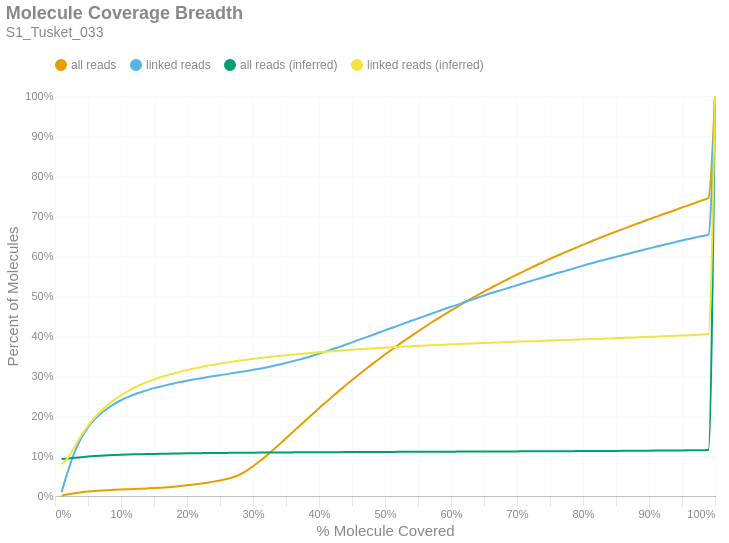

Notebook source saved alongside this figure:
### Markdown cell above
### Molecule Read Coverage
This chart shows molecule coverage breadth as computed by the number of bases aligned to that molecule. In other words, "*how much of each unique long molecule is actually sequenced/aligned?*" Keep in mind there is a distinction between sequences and alignments, since some sequences belonging to a particular molecule may not align well and wouldn't appear in the alignment data. This chart also shows molecule coverage breadth as computed by the *inferred fragment* from which the aligned sequences originate. Unlike read coverage, this calculation takes into account the total insert size, including unsequenced gaps between the forward and reverse reads. Like the previous figures, these are cumulative percents.

### Code cell
if SKIPLR:
    print_html(f"Skipped")
else:
    binned_df = consolidated_hist(valids['coverage_bp'], mask, 0.01, True)
    binned_df_inf = consolidated_hist(valids['coverage_inserts'], mask, 0.01, True)
    binned_df = binned_df.with_columns(pl.lit(binned_df_inf['all reads (cumsum)']).alias('all reads (inferred)'))
    binned_df = binned_df.with_columns(pl.lit(binned_df_inf['linked reads (cumsum)']).alias('linked reads (inferred)'))
    binned_df = binned_df.with_columns(
        (pl.col('bin').cast(pl.Float64) + 0.01).alias('right_edge')
    )

    with SafeRender(binned_df):
        (
            density_plot(binned_df, 'Molecule Coverage Breadth', samplename, 'molcov', ['all reads (inferred)','linked reads (inferred)'])
            .encode(
                #x=alt.X('bin:Q', title="% Molecule Covered").axis(format = '%').scale(padding=0),
                x=alt.X('right_edge:Q', title="% Molecule Covered").axis(format='%').scale(padding=0),
                y=alt.Y('value:Q', title='Percent of Molecules')
                    .axis(format='%')
                    .stack(False)
                    .scale(domainMin=0, padding=0),
                color=alt.Color("key:N").scale(domain = ["all reads", "linked reads", "all reads (inferred)", "linked reads (inferred)"]),
                tooltip = [
                    alt.Tooltip("key:N", title = "Data Type"),
                    alt.Tooltip("range_label:N", title="% Molecule Covered"),
                    alt.Tooltip("value:Q", format = ".2%", title="% Molecules")
                ]
            )
        ).display()

### Figure 1 — Vega-Lite specification as saved in the notebook (floating-point values rounded to 4 significant figures)
{"width": "container", "height": 400, "config": {"title": {"anchor": "start", "dy": -15, "fontSize": 18, "color": "#888888", "subtitleColor": "#888888", "subtitleFontSize": 14}, "arc": {"fill": "#0072B2"}, "axis": {"domainColor": "#888888", "domainWidth": 0.5, "gridWidth": 0.2, "grid": false, "titleFontWeight": 400, "titleFontSize": 15, "labelFontSize": 11, "labelColor": "#888888", "tickColor": "#888888", "tickWidth": 0.2, "titleColor": "#888888"}, "axisBand": {"grid": false}, "axisX": {"grid": true, "tickSize": 10, "domainCap": "round"}, "axisY": {"domain": false, "grid": true, "tickSize": 0, "domainCap": "round"}, "background": "transparent", "header": {"labelFontSize": 15, "labelColor": "#888888", "titleFontSize": 15, "titleFontWeight": 600, "titleColor": "#888888"}, "legend": {"labelFont": "sans-serif", "labelFontSize": 12, "labelColor": "#888888", "symbolSize": 100, "symbolType": "circle", "titleFontSize": 12, "titlePadding": 10, "titleColor": "#888888", "title": null, "orient": "top"}, "range": {"category": ["#E69F00", "#56B4E9", "#009E73", "#F0E442", "#0072B2", "#D55E00", "#CC79A7", "#000000"], "diverging": ["#cfe8f3", "#a2d4ec", "#73bfe2", "#46abdb", "#1696d2", "#12719e"]}, "area": {"fill": "#0072B2", "fillOpacity": 0.7, "line": true, "strokeOpacity": 0.7}, "line": {"color": "#0072B2", "stroke": "#0072B2", "strokeWidth": 2}, "trail": {"color": "#0072B2", "stroke": "#0072B2", "strokeWidth": 0, "size": 1}, "point": {"filled": true, "fillOpacity": 1.0, "size": 95}, "text": {"color": "#888888", "fontSize": 11, "align": "right", "fontWeight": 400, "size": 11}, "bar": {"fill": "#0072B2", "stroke": null}, "view": {"stroke": null, "continuousWidth": 660, "continuousHeight": 400}}, "data": {"name": "data-fac001e79fef2041356a577d51e2aa57"}, "mark": {"type": "line", "interpolate": "monotone", "point": {"opacity": 0, "size": 275}}, "encoding": {"color": {"field": "key", "scale": {"domain": ["all reads", "linked reads", "all reads (inferred)", "linked reads (inferred)"]}, "type": "nominal"}, "tooltip": [{"field": "key", "title": "Data Type", "type": "nominal"}, {"field": "range_label", "title": "% Molecule Covered", "type": "nominal"}, {"field": "value", "format": ".2%", "title": "% Molecules", "type": "quantitative"}], "x": {"axis": {"format": "%"}, "field": "right_edge", "scale": {"padding": 0}, "title": "% Molecule Covered", "type": "quantitative"}, "y": {"axis": {"format": "%"}, "field": "value", "scale": {"domainMin": 0, "padding": 0}, "stack": false, "title": "Percent of Molecules", "type": "quantitative"}}, "params": [{"name": "param_c36ac31b6afebe62", "select": {"type": "point", "fields": ["key"]}, "bind": "legend"}], "title": {"text": "Molecule Coverage Breadth", "subtitle": "S1_Tusket_033"}, "transform": [{"fold": ["all reads (cumsum)", "linked reads (cumsum)", "all reads (inferred)", "linked reads (inferred)"]}, {"calculate": "replace(datum.key, ' (cumsum)', '')", "as": "key"}, {"filter": {"param": "param_c36ac31b6afebe62"}}], "usermeta": {"embedOptions": {"downloadFileName": "S1_Tusket_033.molcov"}}, "$schema": "https://vega.github.io/schema/vega-lite/v6.1.0.json", "datasets": {"data-fac001e79fef2041356a577d51e2aa57": [{"bin": "0.0", "interval": "0.0-0.01", "all reads": 0.0007623, "linked reads": 0.009607, "all reads (cumsum)": 0.0007623, "linked reads (cumsum)": 0.009607, "range_label": "0.0-0.01", "all reads (inferred)": 0.09265, "linked reads (inferred)": 0.0796, "right_edge": 0.01}, {"bin": "0.01", "interval": "0.01-0.02", "all reads": 0.003409, "linked reads": 0.05435, "all reads (cumsum)": 0.004171, "linked reads (cumsum)": 0.06395, "range_label": "0.01-0.02", "all reads (inferred)": 0.09374, "linked reads (inferred)": 0.09669, "right_edge": 0.02}, {"bin": "0.02", "interval": "0.02-0.03", "all reads": 0.002957, "linked reads": 0.04723, "all reads (cumsum)": 0.007128, "linked reads (cumsum)": 0.1112, "range_label": "0.02-0.03", "all reads (inferred)": 0.0954, "linked reads (inferred)": 0.1244, "right_edge": 0.03}, {"bin": "0.03", "interval": "0.03-0.04", "all reads": 0.002253, "linked reads": 0.03429, "all reads (cumsum)": 0.009381, "linked reads (cumsum)": 0.1455, "range_label": "0.03-0.04", "all reads (inferred)": 0.09702, "linked reads (inferred)": 0.1519, "right_edge": 0.04}, {"bin": "0.04", "interval": "0.04-0.05", "all reads": 0.001707, "linked reads": 0.0262, "all reads (cumsum)": 0.01109, "linked reads (cumsum)": 0.1717, "range_label": "0.04-0.05", "all reads (inferred)": 0.09849, "linked reads (inferred)": 0.1753, "right_edge": 0.05}, {"bin": "0.05", "interval": "0.05-0.06", "all reads": 0.001385, "linked reads": 0.01982, "all reads (cumsum)": 0.01247, "linked reads (cumsum)": 0.1915, "range_label": "0.05-0.06", "all reads (inferred)": 0.09971, "linked reads (inferred)": 0.196, "right_edge": 0.06}, {"bin": "0.06", "interval": "0.06-0.07", "all reads": 0.001076, "linked reads": 0.01541, "all reads (cumsum)": 0.01355, "linked reads (cumsum)": 0.2069, "range_label": "0.06-0.07", "all reads (inferred)": 0.1007, "linked reads (inferred)": 0.2129, "right_edge": 0.07}, {"bin": "0.07", "interval": "0.07-0.08", "all reads": 0.0009401, "linked reads": 0.01258, "all reads (cumsum)": 0.01449, "linked reads (cumsum)": 0.2195, "range_label": "0.07-0.08", "all reads (inferred)": 0.1016, "linked reads (inferred)": 0.2281, "right_edge": 0.08}, {"bin": "0.08", "interval": "0.08-0.09", "all reads": 0.000865, "linked reads": 0.01095, "all reads (cumsum)": 0.01535, "linked reads (cumsum)": 0.2305, "range_label": "0.08-0.09", "all reads (inferred)": 0.1023, "linked reads (inferred)": 0.241, "right_edge": 0.09}, {"bin": "0.09", "interval": "0.09-0.1", "all reads": 0.0007825, "linked reads": 0.008878, "all reads (cumsum)": 0.01614, "linked reads (cumsum)": 0.2393, "range_label": "0.09-0.1", "all reads (inferred)": 0.103, "linked reads (inferred)": 0.2518, "right_edge": 0.1}, {"bin": "0.1", "interval": "0.1-0.11", "all reads": 0.0007522, "linked reads": 0.007754, "all reads (cumsum)": 0.01689, "linked reads (cumsum)": 0.2471, "range_label": "0.1-0.11", "all reads (inferred)": 0.1036, "linked reads (inferred)": 0.2619, "right_edge": 0.11}, {"bin": "0.11", "interval": "0.11-0.12", "all reads": 0.000739, "linked reads": 0.006789, "all reads (cumsum)": 0.01763, "linked reads (cumsum)": 0.2539, "range_label": "0.11-0.12", "all reads (inferred)": 0.1041, "linked reads (inferred)": 0.2707, "right_edge": 0.12}, {"bin": "0.12", "interval": "0.12-0.13", "all reads": 0.0006872, "linked reads": 0.005659, "all reads (cumsum)": 0.01831, "linked reads (cumsum)": 0.2595, "range_label": "0.12-0.13", "all reads (inferred)": 0.1045, "linked reads (inferred)": 0.2783, "right_edge": 0.13}, {"bin": "0.13", "interval": "0.13-0.14", "all reads": 0.0007341, "linked reads": 0.005242, "all reads (cumsum)": 0.01905, "linked reads (cumsum)": 0.2648, "range_label": "0.13-0.14", "all reads (inferred)": 0.1049, "linked reads (inferred)": 0.2851, "right_edge": 0.14}, {"bin": "0.14", "interval": "0.14-0.15", "all reads": 0.0007789, "linked reads": 0.004842, "all reads (cumsum)": 0.01983, "linked reads (cumsum)": 0.2696, "range_label": "0.14-0.15", "all reads (inferred)": 0.1053, "linked reads (inferred)": 0.2911, "right_edge": 0.15}, {"bin": "0.15", "interval": "0.15-0.16", "all reads": 0.0008996, "linked reads": 0.004222, "all reads (cumsum)": 0.02073, "linked reads (cumsum)": 0.2738, "range_label": "0.15-0.16", "all reads (inferred)": 0.1056, "linked reads (inferred)": 0.2967, "right_edge": 0.16}, {"bin": "0.16", "interval": "0.16-0.17", "all reads": 0.001133, "linked reads": 0.003981, "all reads (cumsum)": 0.02186, "linked reads (cumsum)": 0.2778, "range_label": "0.16-0.17", "all reads (inferred)": 0.1059, "linked reads (inferred)": 0.3019, "right_edge": 0.17}, {"bin": "0.17", "interval": "0.17-0.18", "all reads": 0.001347, "linked reads": 0.003499, "all reads (cumsum)": 0.02321, "linked reads (cumsum)": 0.2813, "range_label": "0.17-0.18", "all reads (inferred)": 0.1062, "linked reads (inferred)": 0.3065, "right_edge": 0.18}, {"bin": "0.18", "interval": "0.18-0.19", "all reads": 0.001568, "linked reads": 0.003614, "all reads (cumsum)": 0.02477, "linked reads (cumsum)": 0.2849, "range_label": "0.18-0.19", "all reads (inferred)": 0.1064, "linked reads (inferred)": 0.311, "right_edge": 0.19}, {"bin": "0.19", "interval": "0.19-0.2", "all reads": 0.001822, "linked reads": 0.003126, "all reads (cumsum)": 0.0266, "linked reads (cumsum)": 0.2881, "range_label": "0.19-0.2", "all reads (inferred)": 0.1067, "linked reads (inferred)": 0.3148, "right_edge": 0.2}, {"bin": "0.2", "interval": "0.2-0.21", "all reads": 0.001993, "linked reads": 0.003126, "all reads (cumsum)": 0.02859, "linked reads (cumsum)": 0.2912, "range_label": "0.2-0.21", "all reads (inferred)": 0.1069, "linked reads (inferred)": 0.3187, "right_edge": 0.21}, {"bin": "0.21", "interval": "0.21-0.22", "all reads": 0.002205, "linked reads": 0.002813, "all reads (cumsum)": 0.03079, "linked reads (cumsum)": 0.294, "range_label": "0.21-0.22", "all reads (inferred)": 0.1071, "linked reads (inferred)": 0.322, "right_edge": 0.22}, {"bin": "0.22", "interval": "0.22-0.23", "all reads": 0.002448, "linked reads": 0.002917, "all reads (cumsum)": 0.03324, "linked reads (cumsum)": 0.2969, "range_label": "0.22-0.23", "all reads (inferred)": 0.1073, "linked reads (inferred)": 0.3254, "right_edge": 0.23}, {"bin": "0.23", "interval": "0.23-0.24", "all reads": 0.002674, "linked reads": 0.002649, "all reads (cumsum)": 0.03591, "linked reads (cumsum)": 0.2996, "range_label": "0.23-0.24", "all reads (inferred)": 0.1075, "linked reads (inferred)": 0.3283, "right_edge": 0.24}, {"bin": "0.24", "interval": "0.24-0.25", "all reads": 0.003024, "linked reads": 0.002561, "all reads (cumsum)": 0.03894, "linked reads (cumsum)": 0.3021, "range_label": "0.24-0.25", "all reads (inferred)": 0.1076, "linked reads (inferred)": 0.331, "right_edge": 0.25}, {"bin": "0.25", "interval": "0.25-0.26", "all reads": 0.003469, "linked reads": 0.002583, "all reads (cumsum)": 0.04241, "linked reads (cumsum)": 0.3047, "range_label": "0.25-0.26", "all reads (inferred)": 0.1078, "linked reads (inferred)": 0.3337, "right_edge": 0.26}, {"bin": "0.26", "interval": "0.26-0.27", "all reads": 0.004618, "linked reads": 0.002725, "all reads (cumsum)": 0.04703, "linked reads (cumsum)": 0.3074, "range_label": "0.26-0.27", "all reads (inferred)": 0.108, "linked reads (inferred)": 0.3364, "right_edge": 0.27}, {"bin": "0.27", "interval": "0.27-0.28", "all reads": 0.00677, "linked reads": 0.002468, "all reads (cumsum)": 0.0538, "linked reads (cumsum)": 0.3099, "range_label": "0.27-0.28", "all reads (inferred)": 0.1081, "linked reads (inferred)": 0.3386, "right_edge": 0.28}, {"bin": "0.28", "interval": "0.28-0.29", "all reads": 0.009247, "linked reads": 0.002665, "all reads (cumsum)": 0.06304, "linked reads (cumsum)": 0.3126, "range_label": "0.28-0.29", "all reads (inferred)": 0.1083, "linked reads (inferred)": 0.3409, "right_edge": 0.29}, {"bin": "0.29", "interval": "0.29-0.3", "all reads": 0.01125, "linked reads": 0.00289, "all reads (cumsum)": 0.07429, "linked reads (cumsum)": 0.3155, "range_label": "0.29-0.3", "all reads (inferred)": 0.1084, "linked reads (inferred)": 0.3429, "right_edge": 0.3}, {"bin": "0.3", "interval": "0.3-0.31", "all reads": 0.01237, "linked reads": 0.002923, "all reads (cumsum)": 0.08666, "linked reads (cumsum)": 0.3184, "range_label": "0.3-0.31", "all reads (inferred)": 0.1085, "linked reads (inferred)": 0.3447, "right_edge": 0.31}, {"bin": "0.31", "interval": "0.31-0.32", "all reads": 0.0135, "linked reads": 0.003093, "all reads (cumsum)": 0.1002, "linked reads (cumsum)": 0.3215, "range_label": "0.31-0.32", "all reads (inferred)": 0.1086, "linked reads (inferred)": 0.3466, "right_edge": 0.32}, {"bin": "0.32", "interval": "0.32-0.33", "all reads": 0.01444, "linked reads": 0.003586, "all reads (cumsum)": 0.1146, "linked reads (cumsum)": 0.3251, "range_label": "0.32-0.33", "all reads (inferred)": 0.1087, "linked reads (inferred)": 0.3485, "right_edge": 0.33}, {"bin": "0.33", "interval": "0.33-0.34", "all reads": 0.01464, "linked reads": 0.003767, "all reads (cumsum)": 0.1292, "linked reads (cumsum)": 0.3288, "range_label": "0.33-0.34", "all reads (inferred)": 0.1089, "linked reads (inferred)": 0.3505, "right_edge": 0.34}, {"bin": "0.34", "interval": "0.34-0.35", "all reads": 0.01493, "linked reads": 0.003855, "all reads (cumsum)": 0.1442, "linked reads (cumsum)": 0.3327, "range_label": "0.34-0.35", "all reads (inferred)": 0.109, "linked reads (inferred)": 0.352, "right_edge": 0.35}, {"bin": "0.35", "interval": "0.35-0.36", "all reads": 0.0151, "linked reads": 0.003981, "all reads (cumsum)": 0.1593, "linked reads (cumsum)": 0.3367, "range_label": "0.35-0.36", "all reads (inferred)": 0.1091, "linked reads (inferred)": 0.3536, "right_edge": 0.36}, {"bin": "0.36", "interval": "0.36-0.37", "all reads": 0.01513, "linked reads": 0.00425, "all reads (cumsum)": 0.1744, "linked reads (cumsum)": 0.3409, "range_label": "0.36-0.37", "all reads (inferred)": 0.1092, "linked reads (inferred)": 0.3552, "right_edge": 0.37}, {"bin": "0.37", "interval": "0.37-0.38", "all reads": 0.01506, "linked reads": 0.004634, "all reads (cumsum)": 0.1895, "linked reads (cumsum)": 0.3455, "range_label": "0.37-0.38", "all reads (inferred)": 0.1092, "linked reads (inferred)": 0.3565, "right_edge": 0.38}, {"bin": "0.38", "interval": "0.38-0.39", "all reads": 0.01492, "linked reads": 0.005127, "all reads (cumsum)": 0.2044, "linked reads (cumsum)": 0.3507, "range_label": "0.38-0.39", "all reads (inferred)": 0.1093, "linked reads (inferred)": 0.3581, "right_edge": 0.39}, {"bin": "0.39", "interval": "0.39-0.4", "all reads": 0.01506, "linked reads": 0.005259, "all reads (cumsum)": 0.2194, "linked reads (cumsum)": 0.3559, "range_label": "0.39-0.4", "all reads (inferred)": 0.1094, "linked reads (inferred)": 0.3595, "right_edge": 0.4}, {"bin": "0.4", "interval": "0.4-0.41", "all reads": 0.01429, "linked reads": 0.005072, "all reads (cumsum)": 0.2337, "linked reads (cumsum)": 0.361, "range_label": "0.4-0.41", "all reads (inferred)": 0.1095, "linked reads (inferred)": 0.3608, "right_edge": 0.41}, {"bin": "0.41", "interval": "0.41-0.42", "all reads": 0.01439, "linked reads": 0.005884, "all reads (cumsum)": 0.2481, "linked reads (cumsum)": 0.3669, "range_label": "0.41-0.42", "all reads (inferred)": 0.1096, "linked reads (inferred)": 0.3621, "right_edge": 0.42}, {"bin": "0.42", "interval": "0.42-0.43", "all reads": 0.01408, "linked reads": 0.005248, "all reads (cumsum)": 0.2622, "linked reads (cumsum)": 0.3721, "range_label": "0.42-0.43", "all reads (inferred)": 0.1097, "linked reads (inferred)": 0.3633, "right_edge": 0.43}, {"bin": "0.43", "interval": "0.43-0.44", "all reads": 0.01385, "linked reads": 0.005966, "all reads (cumsum)": 0.2761, "linked reads (cumsum)": 0.3781, "range_label": "0.43-0.44", "all reads (inferred)": 0.1098, "linked reads (inferred)": 0.3644, "right_edge": 0.44}, {"bin": "0.44", "interval": "0.44-0.45", "all reads": 0.0137, "linked reads": 0.006015, "all reads (cumsum)": 0.2898, "linked reads (cumsum)": 0.3841, "range_label": "0.44-0.45", "all reads (inferred)": 0.1098, "linked reads (inferred)": 0.3655, "right_edge": 0.45}, {"bin": "0.45", "interval": "0.45-0.46", "all reads": 0.01349, "linked reads": 0.006059, "all reads (cumsum)": 0.3032, "linked reads (cumsum)": 0.3902, "range_label": "0.45-0.46", "all reads (inferred)": 0.1099, "linked reads (inferred)": 0.3667, "right_edge": 0.46}, {"bin": "0.46", "interval": "0.46-0.47", "all reads": 0.01297, "linked reads": 0.005845, "all reads (cumsum)": 0.3162, "linked reads (cumsum)": 0.396, "range_label": "0.46-0.47", "all reads (inferred)": 0.11, "linked reads (inferred)": 0.3679, "right_edge": 0.47}, {"bin": "0.47", "interval": "0.47-0.48", "all reads": 0.0129, "linked reads": 0.005966, "all reads (cumsum)": 0.3291, "linked reads (cumsum)": 0.402, "range_label": "0.47-0.48", "all reads (inferred)": 0.1101, "linked reads (inferred)": 0.3689, "right_edge": 0.48}, {"bin": "0.48", "interval": "0.48-0.49", "all reads": 0.0121, "linked reads": 0.006059, "all reads (cumsum)": 0.3412, "linked reads (cumsum)": 0.408, "range_label": "0.48-0.49", "all reads (inferred)": 0.1101, "linked reads (inferred)": 0.3699, "right_edge": 0.49}, {"bin": "0.49", "interval": "0.49-0.5", "all reads": 0.01321, "linked reads": 0.006043, "all reads (cumsum)": 0.3544, "linked reads (cumsum)": 0.4141, "range_label": "0.49-0.5", "all reads (inferred)": 0.1102, "linked reads (inferred)": 0.3709, "right_edge": 0.5}, {"bin": "0.5", "interval": "0.5-0.51", "all reads": 0.011, "linked reads": 0.005774, "all reads (cumsum)": 0.3654, "linked reads (cumsum)": 0.4199, "range_label": "0.5-0.51", "all reads (inferred)": 0.1103, "linked reads (inferred)": 0.3718, "right_edge": 0.51}, {"bin": "0.51", "interval": "0.51-0.52", "all reads": 0.01222, "linked reads": 0.006229, "all reads (cumsum)": 0.3776, "linked reads (cumsum)": 0.4261, "range_label": "0.51-0.52", "all reads (inferred)": 0.1103, "linked reads (inferred)": 0.3727, "right_edge": 0.52}, {"bin": "0.52", "interval": "0.52-0.53", "all reads": 0.01151, "linked reads": 0.006125, "all reads (cumsum)": 0.3891, "linked reads (cumsum)": 0.4322, "range_label": "0.52-0.53", "all reads (inferred)": 0.1104, "linked reads (inferred)": 0.3735, "right_edge": 0.53}, {"bin": "0.53", "interval": "0.53-0.54", "all reads": 0.01135, "linked reads": 0.005796, "all reads (cumsum)": 0.4005, "linked reads (cumsum)": 0.438, "range_label": "0.53-0.54", "all reads (inferred)": 0.1105, "linked reads (inferred)": 0.3745, "right_edge": 0.54}, {"bin": "0.54", "interval": "0.54-0.55", "all reads": 0.01094, "linked reads": 0.005884, "all reads (cumsum)": 0.4114, "linked reads (cumsum)": 0.4439, "range_label": "0.54-0.55", "all reads (inferred)": 0.1106, "linked reads (inferred)": 0.3753, "right_edge": 0.55}, {"bin": "0.55", "interval": "0.55-0.56", "all reads": 0.01102, "linked reads": 0.005922, "all reads (cumsum)": 0.4225, "linked reads (cumsum)": 0.4498, "range_label": "0.55-0.56", "all reads (inferred)": 0.1106, "linked reads (inferred)": 0.3761, "right_edge": 0.56}, {"bin": "0.56", "interval": "0.56-0.57", "all reads": 0.01074, "linked reads": 0.005889, "all reads (cumsum)": 0.4332, "linked reads (cumsum)": 0.4557, "range_label": "0.56-0.57", "all reads (inferred)": 0.1107, "linked reads (inferred)": 0.3769, "right_edge": 0.57}, {"bin": "0.57", "interval": "0.57-0.58", "all reads": 0.01021, "linked reads": 0.005939, "all reads (cumsum)": 0.4434, "linked reads (cumsum)": 0.4616, "range_label": "0.57-0.58", "all reads (inferred)": 0.1108, "linked reads (inferred)": 0.3777, "right_edge": 0.58}, {"bin": "0.58", "interval": "0.58-0.59", "all reads": 0.01028, "linked reads": 0.005873, "all reads (cumsum)": 0.4537, "linked reads (cumsum)": 0.4675, "range_label": "0.58-0.59", "all reads (inferred)": 0.1108, "linked reads (inferred)": 0.3784, "right_edge": 0.59}, {"bin": "0.59", "interval": "0.59-0.6", "all reads": 0.01021, "linked reads": 0.005445, "all reads (cumsum)": 0.4639, "linked reads (cumsum)": 0.473, "range_label": "0.59-0.6", "all reads (inferred)": 0.1109, "linked reads (inferred)": 0.3791, "right_edge": 0.6}, {"bin": "0.6", "interval": "0.6-0.61", "all reads": 0.00946, "linked reads": 0.005467, "all reads (cumsum)": 0.4734, "linked reads (cumsum)": 0.4784, "range_label": "0.6-0.61", "all reads (inferred)": 0.111, "linked reads (inferred)": 0.3798, "right_edge": 0.61}, {"bin": "0.61", "interval": "0.61-0.62", "all reads": 0.0098, "linked reads": 0.005845, "all reads (cumsum)": 0.4832, "linked reads (cumsum)": 0.4843, "range_label": "0.61-0.62", "all reads (inferred)": 0.111, "linked reads (inferred)": 0.3805, "right_edge": 0.62}, {"bin": "0.62", "interval": "0.62-0.63", "all reads": 0.009403, "linked reads": 0.00584, "all reads (cumsum)": 0.4926, "linked reads (cumsum)": 0.4901, "range_label": "0.62-0.63", "all reads (inferred)": 0.1111, "linked reads (inferred)": 0.3812, "right_edge": 0.63}, {"bin": "0.63", "interval": "0.63-0.64", "all reads": 0.009339, "linked reads": 0.00556, "all reads (cumsum)": 0.5019, "linked reads (cumsum)": 0.4957, "range_label": "0.63-0.64", "all reads (inferred)": 0.1112, "linked reads (inferred)": 0.3819, "right_edge": 0.64}, {"bin": "0.64", "interval": "0.64-0.65", "all reads": 0.00896, "linked reads": 0.005566, "all reads (cumsum)": 0.5109, "linked reads (cumsum)": 0.5012, "range_label": "0.64-0.65", "all reads (inferred)": 0.1112, "linked reads (inferred)": 0.3826, "right_edge": 0.65}, {"bin": "0.65", "interval": "0.65-0.66", "all reads": 0.009098, "linked reads": 0.00556, "all reads (cumsum)": 0.52, "linked reads (cumsum)": 0.5068, "range_label": "0.65-0.66", "all reads (inferred)": 0.1113, "linked reads (inferred)": 0.3832, "right_edge": 0.66}, {"bin": "0.66", "interval": "0.66-0.67", "all reads": 0.008546, "linked reads": 0.004897, "all reads (cumsum)": 0.5285, "linked reads (cumsum)": 0.5117, "range_label": "0.66-0.67", "all reads (inferred)": 0.1114, "linked reads (inferred)": 0.3839, "right_edge": 0.67}, {"bin": "0.67", "interval": "0.67-0.68", "all reads": 0.008559, "linked reads": 0.004919, "all reads (cumsum)": 0.5371, "linked reads (cumsum)": 0.5166, "range_label": "0.67-0.68", "all reads (inferred)": 0.1114, "linked reads (inferred)": 0.3846, "right_edge": 0.68}, {"bin": "0.68", "interval": "0.68-0.69", "all reads": 0.00833, "linked reads": 0.005056, "all reads (cumsum)": 0.5454, "linked reads (cumsum)": 0.5217, "range_label": "0.68-0.69", "all reads (inferred)": 0.1115, "linked reads (inferred)": 0.3851, "right_edge": 0.69}, {"bin": "0.69", "interval": "0.69-0.7", "all reads": 0.008341, "linked reads": 0.005171, "all reads (cumsum)": 0.5537, "linked reads (cumsum)": 0.5268, "range_label": "0.69-0.7", "all reads (inferred)": 0.1116, "linked reads (inferred)": 0.3857, "right_edge": 0.7}, {"bin": "0.7", "interval": "0.7-0.71", "all reads": 0.007972, "linked reads": 0.004946, "all reads (cumsum)": 0.5617, "linked reads (cumsum)": 0.5318, "range_label": "0.7-0.71", "all reads (inferred)": 0.1116, "linked reads (inferred)": 0.3862, "right_edge": 0.71}, {"bin": "0.71", "interval": "0.71-0.72", "all reads": 0.007842, "linked reads": 0.005253, "all reads (cumsum)": 0.5696, "linked reads (cumsum)": 0.537, "range_label": "0.71-0.72", "all reads (inferred)": 0.1117, "linked reads (inferred)": 0.3868, "right_edge": 0.72}, {"bin": "0.72", "interval": "0.72-0.73", "all reads": 0.007893, "linked reads": 0.005039, "all reads (cumsum)": 0.5774, "linked reads (cumsum)": 0.5421, "range_label": "0.72-0.73", "all reads (inferred)": 0.1118, "linked reads (inferred)": 0.3874, "right_edge": 0.73}, {"bin": "0.73", "interval": "0.73-0.74", "all reads": 0.007552, "linked reads": 0.004996, "all reads (cumsum)": 0.585, "linked reads (cumsum)": 0.5471, "range_label": "0.73-0.74", "all reads (inferred)": 0.1118, "linked reads (inferred)": 0.388, "right_edge": 0.74}, {"bin": "0.74", "interval": "0.74-0.75", "all reads": 0.007909, "linked reads": 0.004831, "all reads (cumsum)": 0.5929, "linked reads (cumsum)": 0.5519, "range_label": "0.74-0.75", "all reads (inferred)": 0.1119, "linked reads (inferred)": 0.3887, "right_edge": 0.75}, {"bin": "0.75", "interval": "0.75-0.76", "all reads": 0.007133, "linked reads": 0.004891, "all reads (cumsum)": 0.6, "linked reads (cumsum)": 0.5568, "range_label": "0.75-0.76", "all reads (inferred)": 0.112, "linked reads (inferred)": 0.3893, "right_edge": 0.76}, {"bin": "0.76", "interval": "0.76-0.77", "all reads": 0.007178, "linked reads": 0.004486, "all reads (cumsum)": 0.6072, "linked reads (cumsum)": 0.5613, "range_label": "0.76-0.77", "all reads (inferred)": 0.1121, "linked reads (inferred)": 0.3899, "right_edge": 0.77}, {"bin": "0.77", "interval": "0.77-0.78", "all reads": 0.007067, "linked reads": 0.004595, "all reads (cumsum)": 0.6143, "linked reads (cumsum)": 0.5659, "range_label": "0.77-0.78", "all reads (inferred)": 0.1122, "linked reads (inferred)": 0.3905, "right_edge": 0.78}, {"bin": "0.78", "interval": "0.78-0.79", "all reads": 0.006996, "linked reads": 0.004985, "all reads (cumsum)": 0.6213, "linked reads (cumsum)": 0.5709, "range_label": "0.78-0.79", "all reads (inferred)": 0.1122, "linked reads (inferred)": 0.3911, "right_edge": 0.79}, {"bin": "0.79", "interval": "0.79-0.8", "all reads": 0.007198, "linked reads": 0.004858, "all reads (cumsum)": 0.6285, "linked reads (cumsum)": 0.5757, "range_label": "0.79-0.8", "all reads (inferred)": 0.1123, "linked reads (inferred)": 0.3916, "right_edge": 0.8}, {"bin": "0.8", "interval": "0.8-0.81", "all reads": 0.006468, "linked reads": 0.004809, "all reads (cumsum)": 0.6349, "linked reads (cumsum)": 0.5805, "range_label": "0.8-0.81", "all reads (inferred)": 0.1124, "linked reads (inferred)": 0.3922, "right_edge": 0.81}, {"bin": "0.81", "interval": "0.81-0.82", "all reads": 0.006673, "linked reads": 0.004623, "all reads (cumsum)": 0.6416, "linked reads (cumsum)": 0.5852, "range_label": "0.81-0.82", "all reads (inferred)": 0.1125, "linked reads (inferred)": 0.3928, "right_edge": 0.82}, {"bin": "0.82", "interval": "0.82-0.83", "all reads": 0.006591, "linked reads": 0.004233, "all reads (cumsum)": 0.6482, "linked reads (cumsum)": 0.5894, "range_label": "0.82-0.83", "all reads (inferred)": 0.1126, "linked reads (inferred)": 0.3934, "right_edge": 0.83}, {"bin": "0.83", "interval": "0.83-0.84", "all reads": 0.006507, "linked reads": 0.004124, "all reads (cumsum)": 0.6547, "linked reads (cumsum)": 0.5935, "range_label": "0.83-0.84", "all reads (inferred)": 0.1127, "linked reads (inferred)": 0.3939, "right_edge": 0.84}, {"bin": "0.84", "interval": "0.84-0.85", "all reads": 0.006238, "linked reads": 0.004327, "all reads (cumsum)": 0.661, "linked reads (cumsum)": 0.5978, "range_label": "0.84-0.85", "all reads (inferred)": 0.1128, "linked reads (inferred)": 0.3945, "right_edge": 0.85}, {"bin": "0.85", "interval": "0.85-0.86", "all reads": 0.006261, "linked reads": 0.004124, "all reads (cumsum)": 0.6672, "linked reads (cumsum)": 0.602, "range_label": "0.85-0.86", "all reads (inferred)": 0.1129, "linked reads (inferred)": 0.3951, "right_edge": 0.86}, {"bin": "0.86", "interval": "0.86-0.87", "all reads": 0.00616, "linked reads": 0.004409, "all reads (cumsum)": 0.6734, "linked reads (cumsum)": 0.6064, "range_label": "0.86-0.87", "all reads (inferred)": 0.113, "linked reads (inferred)": 0.3957, "right_edge": 0.87}, {"bin": "0.87", "interval": "0.87-0.88", "all reads": 0.006176, "linked reads": 0.004244, "all reads (cumsum)": 0.6796, "linked reads (cumsum)": 0.6106, "range_label": "0.87-0.88", "all reads (inferred)": 0.1131, "linked reads (inferred)": 0.3965, "right_edge": 0.88}, {"bin": "0.88", "interval": "0.88-0.89", "all reads": 0.006039, "linked reads": 0.003866, "all reads (cumsum)": 0.6856, "linked reads (cumsum)": 0.6145, "range_label": "0.88-0.89", "all reads (inferred)": 0.1132, "linked reads (inferred)": 0.3972, "right_edge": 0.89}, {"bin": "0.89", "interval": "0.89-0.9", "all reads": 0.006158, "linked reads": 0.004321, "all reads (cumsum)": 0.6918, "linked reads (cumsum)": 0.6188, "range_label": "0.89-0.9", "all reads (inferred)": 0.1134, "linked reads (inferred)": 0.3979, "right_edge": 0.9}, {"bin": "0.9", "interval": "0.9-0.91", "all reads": 0.00569, "linked reads": 0.004096, "all reads (cumsum)": 0.6974, "linked reads (cumsum)": 0.6229, "range_label": "0.9-0.91", "all reads (inferred)": 0.1135, "linked reads (inferred)": 0.3986, "right_edge": 0.91}, {"bin": "0.91", "interval": "0.91-0.92", "all reads": 0.006299, "linked reads": 0.004091, "all reads (cumsum)": 0.7037, "linked reads (cumsum)": 0.627, "range_label": "0.91-0.92", "all reads (inferred)": 0.1136, "linked reads (inferred)": 0.3992, "right_edge": 0.92}, {"bin": "0.92", "interval": "0.92-0.93", "all reads": 0.00546, "linked reads": 0.003828, "all reads (cumsum)": 0.7092, "linked reads (cumsum)": 0.6308, "range_label": "0.92-0.93", "all reads (inferred)": 0.1137, "linked reads (inferred)": 0.3998, "right_edge": 0.93}, {"bin": "0.93", "interval": "0.93-0.94", "all reads": 0.005908, "linked reads": 0.003882, "all reads (cumsum)": 0.7151, "linked reads (cumsum)": 0.6347, "range_label": "0.93-0.94", "all reads (inferred)": 0.1139, "linked reads (inferred)": 0.4005, "right_edge": 0.94}, {"bin": "0.94", "interval": "0.94-0.95", "all reads": 0.006294, "linked reads": 0.0042, "all reads (cumsum)": 0.7214, "linked reads (cumsum)": 0.6389, "range_label": "0.94-0.95", "all reads (inferred)": 0.114, "linked reads (inferred)": 0.4012, "right_edge": 0.95}, {"bin": "0.95", "interval": "0.95-0.96", "all reads": 0.005193, "linked reads": 0.003712, "all reads (cumsum)": 0.7266, "linked reads (cumsum)": 0.6426, "range_label": "0.95-0.96", "all reads (inferred)": 0.1142, "linked reads (inferred)": 0.4019, "right_edge": 0.96}, {"bin": "0.96", "interval": "0.96-0.97", "all reads": 0.006086, "linked reads": 0.003466, "all reads (cumsum)": 0.7327, "linked reads (cumsum)": 0.6461, "range_label": "0.96-0.97", "all reads (inferred)": 0.1143, "linked reads (inferred)": 0.4028, "right_edge": 0.97}, {"bin": "0.97", "interval": "0.97-0.98", "all reads": 0.00629, "linked reads": 0.003707, "all reads (cumsum)": 0.739, "linked reads (cumsum)": 0.6498, "range_label": "0.97-0.98", "all reads (inferred)": 0.1145, "linked reads (inferred)": 0.4037, "right_edge": 0.98}, {"bin": "0.98", "interval": "0.98-0.99", "all reads": 0.005993, "linked reads": 0.003669, "all reads (cumsum)": 0.745, "linked reads (cumsum)": 0.6535, "range_label": "0.98-0.99", "all reads (inferred)": 0.1148, "linked reads (inferred)": 0.4049, "right_edge": 0.99}, {"bin": "0.99", "interval": "0.99-1.0", "all reads": 0.255, "linked reads": 0.3465, "all reads (cumsum)": 1.0, "linked reads (cumsum)": 1.0, "range_label": "0.99-1.0", "all reads (inferred)": 1.0, "linked reads (inferred)": 1.0, "right_edge": 1.0}]}}
